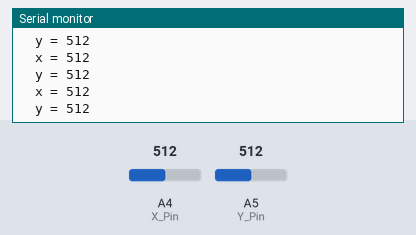
Bench run of a sketch on a simulated Arduino Uno, built with avr-gcc and run on an emulated ATmega328P. Parts: the last lines printed to the serial monitor. The inputs (shaded band) are chosen by the test bench; at power-on: A4 (X_Pin) = 512, A5 (Y_Pin) = 512.

Above: at 1.2 s.
1.3 s: A4 (X_Pin) set to 716
At 1.71 s:
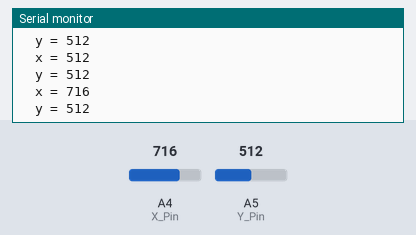
2.8 s: A5 (Y_Pin) set to 716
At 3.22 s:
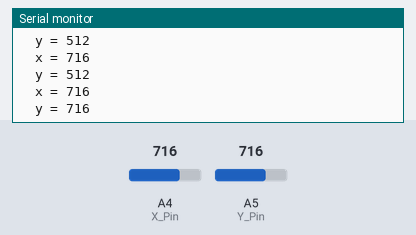
4.3 s: A4 (X_Pin) set to 900
At 4.42 s:
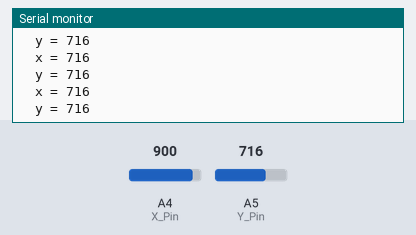
5.8 s: A5 (Y_Pin) set to 900
At 5.92 s:
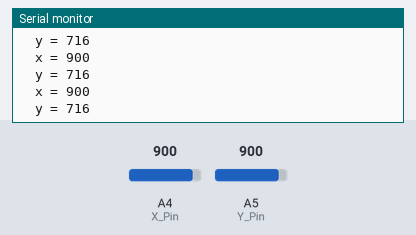
Timing chart, 0 to 8.3 s (numbered marks = the images above; inputs shaded):
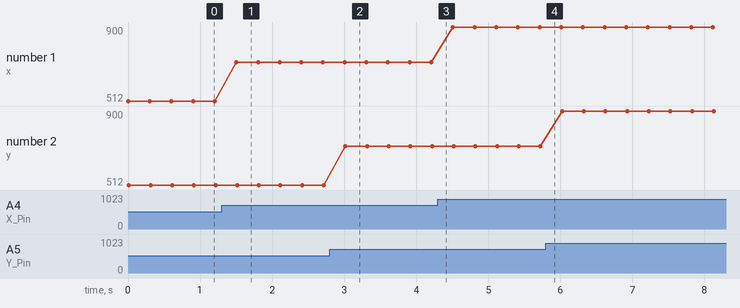

Measured:
- after the input at 1.3 s, the serial monitor: prints a new line after 0.20 s (image 1)
- after the input at 2.8 s, the serial monitor: prints a new line after 0.22 s (image 2)
- plotted number 1: 512 → 716 after the input at 1.3 s, 716 → 900 after the input at 4.3 s

The sketch:

Accecoremeter_A.ino
```cpp
/* 3-axis analog accelerometer sketch
 *  works only on analog accelerometers - will not work with I2C or SPI based devices
 */

// sketch to read x, y, & z values of an MMA7361LC based analog-output accelerometer.

int y_axis = 0;
int x_axis = 0;
const int X_Pin = A4;  // arduino pin for x axis
const int Y_Pin = A5;  // arduino pin for y axis


void setup()
{
    Serial.begin(9600);    // open serial port to laptop to print values
}

void loop()
{
    x_axis = analogRead(X_Pin);
    Serial.print("  x = ");
    Serial.println(x_axis, DEC);
    y_axis = analogRead(Y_Pin);
    Serial.print("  y = ");
    Serial.println(y_axis, DEC);            // note "println" to add carriage return

    delay(300);                     // delay feel free to reduce or eliminate in other sketches
}
```
